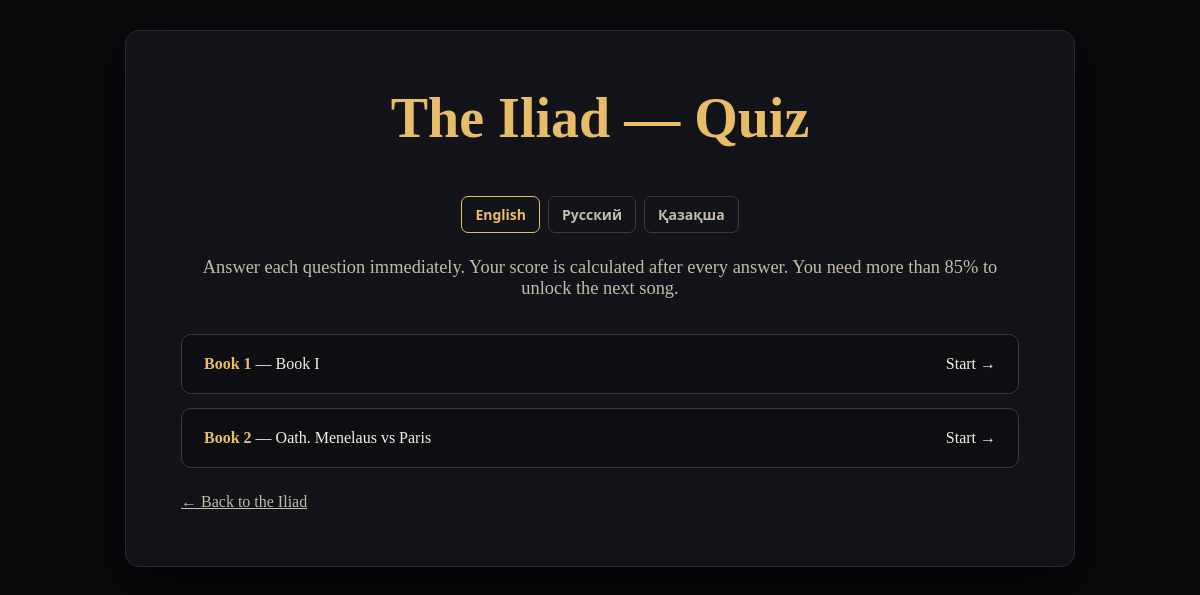
The app's page /quiz/ with its own data.
### main/models.py (models this page shows, shortened)
class QuizSong(models.Model):
    LANGUAGE_CHOICES = [
        ("en", "English"),
        ("ru", "Русский"),
        ("kk", "Қазақша"),
    ]
    number = models.PositiveIntegerField(verbose_name="Номер песни")
    language = models.CharField(
        max_length=2,
        choices=LANGUAGE_CHOICES,
        default="en",
        verbose_name="Язык версии",
    )
    title = models.CharField(
        max_length=200,
        verbose_name="Название песни",
    )
    text_html = models.TextField(
        blank=True,
        verbose_name="Текст песни (HTML)",
        help_text=(
            "Для английской версии можно оставить пустым, чтобы использовать "
            "сохранённый текст Book I. Для русского и казахского вставьте сюда "
            "текст в HTML, используя span class=\"clickable\" data-target=\"ID\" "
            "для слов с аннотациями."
        ),
    )
    class Meta:
        ordering = ["number", "language"]
        constraints = [
            models.UniqueConstraint(
                fields=["number", "language"],
                name="unique_song_version_language",
            )
        ]
        verbose_name = "Версия песни"
        verbose_name_plural = "Версии песен"

### main/views.py (the view)
# urls.py: path("quiz/", views.quiz_home, {"language": "en"}, name="quiz_home"),
def quiz_home(request, language="en"):
    language = _language_or_404(language)
    songs = QuizSong.objects.filter(language=language)
    return render(
        request,
        "quiz_home.html",
        {
            "songs": songs,
            "language": language,
            "language_names": LANGUAGE_NAMES,
            "ui": _ui(language),
            "pass_percent": PASS_PERCENT,
        },
    )

### main/views.py (called while the page is built)
def _ui(language):
    return {
        key: value.format(pass_percent=PASS_PERCENT, required_percent=PASS_PERCENT)
        for key, value in INTERFACE_TEXT[language].items()
    }

def _language_or_404(language):
    language = language.lower()
    if language not in SUPPORTED_LANGUAGES:
        from django.http import Http404
        raise Http404("Unsupported language")
    return language

### main/templates/quiz_home.html (shortened to what this page needs)
<!DOCTYPE html>
<html lang="{{ language }}">
<head>
</head>
<body>
  <main class="wrap">
    <section class="card">
      <h1>{{ ui.quiz }}</h1>
      <nav class="language-nav" aria-label="{{ ui.language }}">
        <a href="{% url 'quiz_home_language' 'en' %}" class="{% if language == 'en' %}active{% endif %}">English</a>
        <a href="{% url 'quiz_home_language' 'ru' %}" class="{% if language == 'ru' %}active{% endif %}">Русский</a>
        <a href="{% url 'quiz_home_language' 'kk' %}" class="{% if language == 'kk' %}active{% endif %}">Қазақша</a>
      </nav>
      <p class="subtitle">
        {{ ui.quiz_subtitle }}
      </p>
      <div class="songs">
        {% for song in songs %}
          <a class="song" href="{% url 'quiz_song' language song.number %}">
            <span><strong>{{ ui.book }} {{ song.number }}</strong> — {{ song.title }}</span>
            <span>{{ ui.start }} →</span>
          </a>
        {% empty %}
          <p>{{ ui.no_quiz_questions }}</p>
        {% endfor %}
      </div>
      <a class="home" href="{% url 'reader_language' language %}">← {{ ui.back_to_iliad }}</a>
    </section>
  </main>
</body>
</html>

### main/templates/quiz_home.html (style rules this page uses)
:root { --bg: #08090b; --paper: #111318; --ink: #f4f0e7; --muted: #c4bba8; --gold: #e8bd67; --gold-hover: #f4d58f; --panel: #0c0e12; --border: #80602e; --green: #6fcf97; }
* { box-sizing: border-box; }
body { margin: 0; min-height: 100vh; padding: 30px 16px; background: var(--bg); color: var(--ink); font-family: "Trebuchet MS", "Palatino Linotype", Palatino, Georgia, serif; }
.wrap { max-width: 950px; margin: 0 auto; }
.card { background: var(--paper); border: 1px solid #292a2e; border-radius: 14px; padding: clamp(24px, 5vw, 55px); box-shadow: 0 18px 50px rgba(0,0,0,.55); }
h1 { margin-top: 0; text-align: center; color: var(--gold); font-size: clamp(2.2rem, 5vw, 3.5rem); }
.subtitle { text-align: center; color: var(--muted); font-size: 1.15rem; margin-bottom: 35px; }
.songs { display: grid; gap: 14px; }
.song { display: flex; justify-content: space-between; align-items: center; gap: 20px; padding: 20px 22px; border: 1px solid #393b40; border-radius: 10px; background: var(--panel); text-decoration: none; color: var(--ink); transition: .15s ease; }
.song strong { color: var(--gold); }
.home { display: inline-block; margin-top: 25px; color: var(--muted); }
.language-nav { text-align:center; margin: 0 0 24px; display:flex; justify-content:center; gap:8px; flex-wrap:wrap; }
.language-nav a { display:inline-block; padding:8px 13px; border:1px solid #393b40; border-radius:7px; color:var(--muted); text-decoration:none; font:600 14px system-ui,sans-serif; }
.language-nav a.active { border-color:var(--gold); color:var(--gold); }

### records on screen
QuizSong: book "Book", number "1", title "Book I", start "Start"
QuizSong: book "Book", number "2", title "Oath. Menelaus vs Paris", start "Start"

### other values on screen
{{ ui.quiz }} "The Iliad — Quiz"
{{ ui.quiz_subtitle }} "Answer each question immediately. Your score is calculated after every answer. You need more than 85% to unlock the next song."
{{ ui.back_to_iliad }} "Back to the Iliad"
